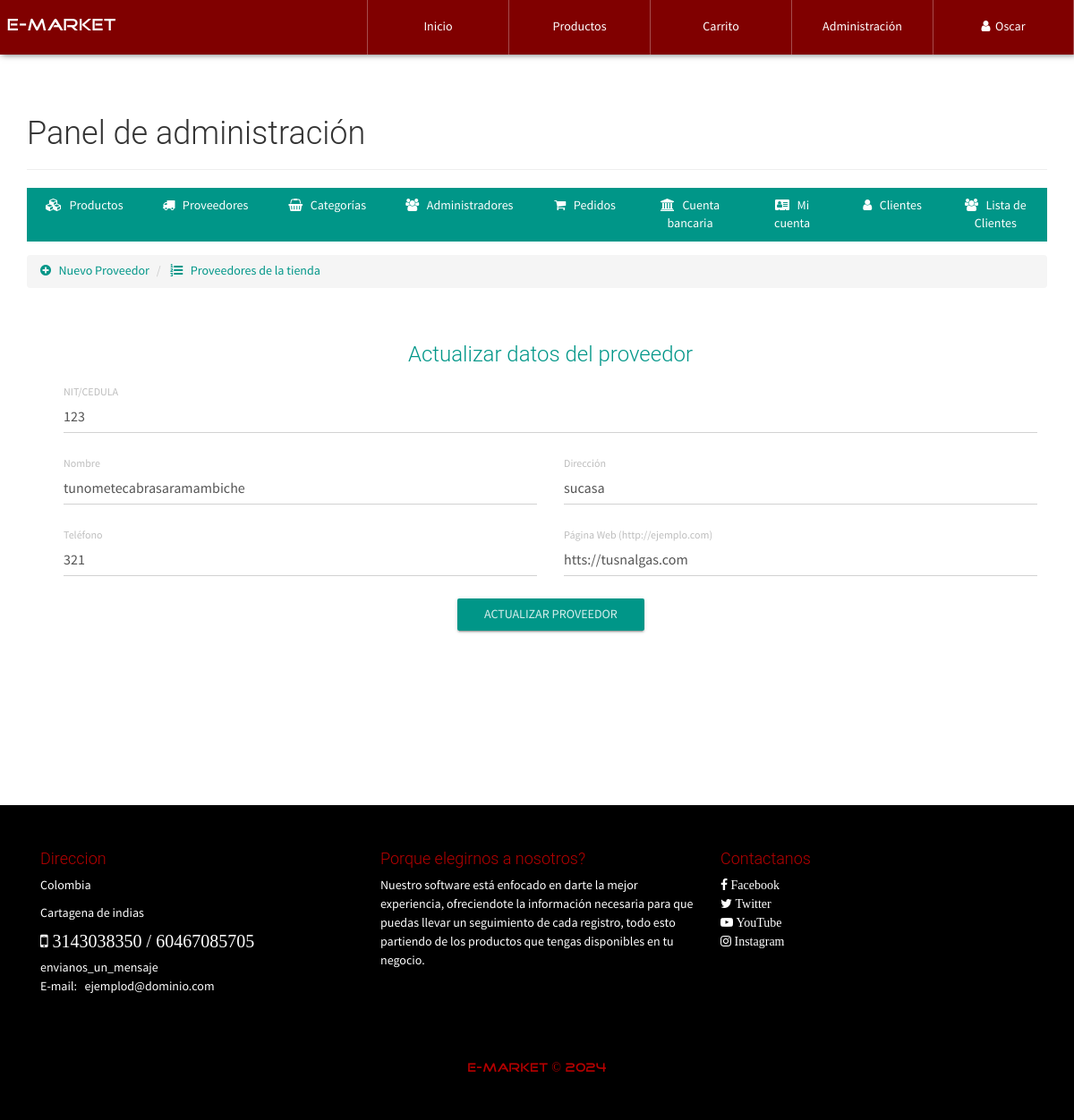
/configAdmin.php?view=providerinfo&code=123 (signed in), run on the app's committed database.
### tables this page shows
CREATE TABLE `proveedor` (
  `NITProveedor` varchar(30) NOT NULL,
  `NombreProveedor` varchar(30) NOT NULL,
  `Direccion` varchar(200) NOT NULL,
  `Telefono` varchar(20) NOT NULL,
  `PaginaWeb` varchar(30) NOT NULL
);

### Consultas/ConsultasSql.php (called while the page is built, shortened)
<?php
class ejecutar {
    public static function conectar(){
        if(!$con=  mysqli_connect(SERVER,USER,PASS,BD)){
            echo "Error en el servidor, verifique sus datos";
        }
        mysqli_set_charset($con, "utf8");
        return $con;
    }
    public static function consultar($query) {
        if (!$consul = mysqli_query(ejecutar::conectar(), $query)) {
            echo 'Error en la consulta SQL ejecutada';
        }
        return $consul;
    }
}

### admin/providerinfo-view.php (the view, shortened to what this page needs)
<ul class="breadcrumb" style="margin-bottom: 5px;">
    <li>
        <a href="configAdmin.php?view=provider">
            <i class="fa fa-plus-circle" aria-hidden="true"></i> &nbsp; Nuevo Proveedor
        </a>
    </li>
    <li>
        <a href="configAdmin.php?view=providerlist"><i class="fa fa-list-ol" aria-hidden="true"></i> &nbsp; Proveedores de la tienda</a>
    </li>
</ul>
<div class="container">
    <div class="row">
        <div class="col-xs-12">
            <div class="container-form-admin">
                <h3 class="text-primary text-center">Actualizar datos del proveedor</h3>
                <?php
                    $code=$_GET['code'];
                    $proveedor=ejecutar::consultar("SELECT * FROM proveedor WHERE NITProveedor='$code'");
                    $prov=mysqli_fetch_array($proveedor, MYSQLI_ASSOC);
                ?>
                <form action="process/updateProveedor.php" method="POST" class="FormCatElec" data-form="update">
                    <div class="container-fluid">
                        <div class="row">
                            <div class="col-xs-12">
                                <div class="form-group label-floating">
                                    <label class="control-label">NIT/CEDULA</label>
                                    <input class="form-control" value="<?php echo $prov['NITProveedor']; ?>" type="text" name="prove-nit" readonly pattern="[0-9]{1,20}" maxlength="20" required="">
                                </div>
                            </div>
                            <div class="col-xs-12 col-md-6">
                                <div class="form-group label-floating">
                                    <label class="control-label">Nombre</label>
                                    <input class="form-control" type="text" value="<?php echo $prov['NombreProveedor']; ?>" name="prove-name" maxlength="30" required="">
                                </div>
                            </div>
                            <div class="col-xs-12 col-md-6">
                                <div class="form-group label-floating">
                                    <label class="control-label">Dirección</label>
                                    <input class="form-control" type="text" value="<?php echo $prov['Direccion']; ?>" name="prove-dir" required="">
                                </div>
                            </div>
                            <div class="col-xs-12 col-md-6">
                                <div class="form-group label-floating">
                                    <label class="control-label">Teléfono</label>
                                    <input class="form-control" value="<?php echo $prov['Telefono']; ?>" type="tel" name="prove-tel" pattern="[0-9]{1,20}" maxlength="20" required="">
                                </div>
                            </div>
                            <div class="col-xs-12 col-md-6">
                                <div class="form-group label-floating">
                                    <label class="control-label">Página Web (http://ejemplo.com)</label>
                                    <input class="form-control" value="<?php echo $prov['PaginaWeb']; ?>" type="url" name="prove-web">
                                </div>
                            </div>
                        </div>
                    </div>
                    <p class="text-center"><button type="submit" class="btn btn-primary btn-raised">Actualizar proveedor</button></p>
                </form>
            </div>
        </div>
    </div>
</div>

### css/style.css (style rules this page uses)
body { font-family: "FontFamilySPro"; line-height: 1.5; font-size: 1.4em; width: 100%; height: 100%; margin: 0px; padding: 0px; background-position: center center; background-repeat: no-repeat; background-attachment: fixed; background-size: cover; background-color: #ffffff; }
footer { width: 100%; color: #fff; background-color: #000000; padding: 40px 0px; }
.text-footer { color: #b40000; }
footer a { color: #fff; }
.tittles-pages-logo { font-family: "FontFamilyLogo"; }
.container-form-admin { border: 1px solid #ffffff !important; border-radius: 4px; padding: 10px; margin-top: 25px; }
#container-page-configAdmin { background-image: url(../imagenes/img/font.JPG); }

### data on the page
proveedor: prove-nit "123", prove-name "tunometecabrasaramambiche", prove-dir "sucasa", prove-tel "321", prove-web "htts://tusnalgas.com"

### other printed values
$_SESSION['nombreAdmin'] "Oscar"
